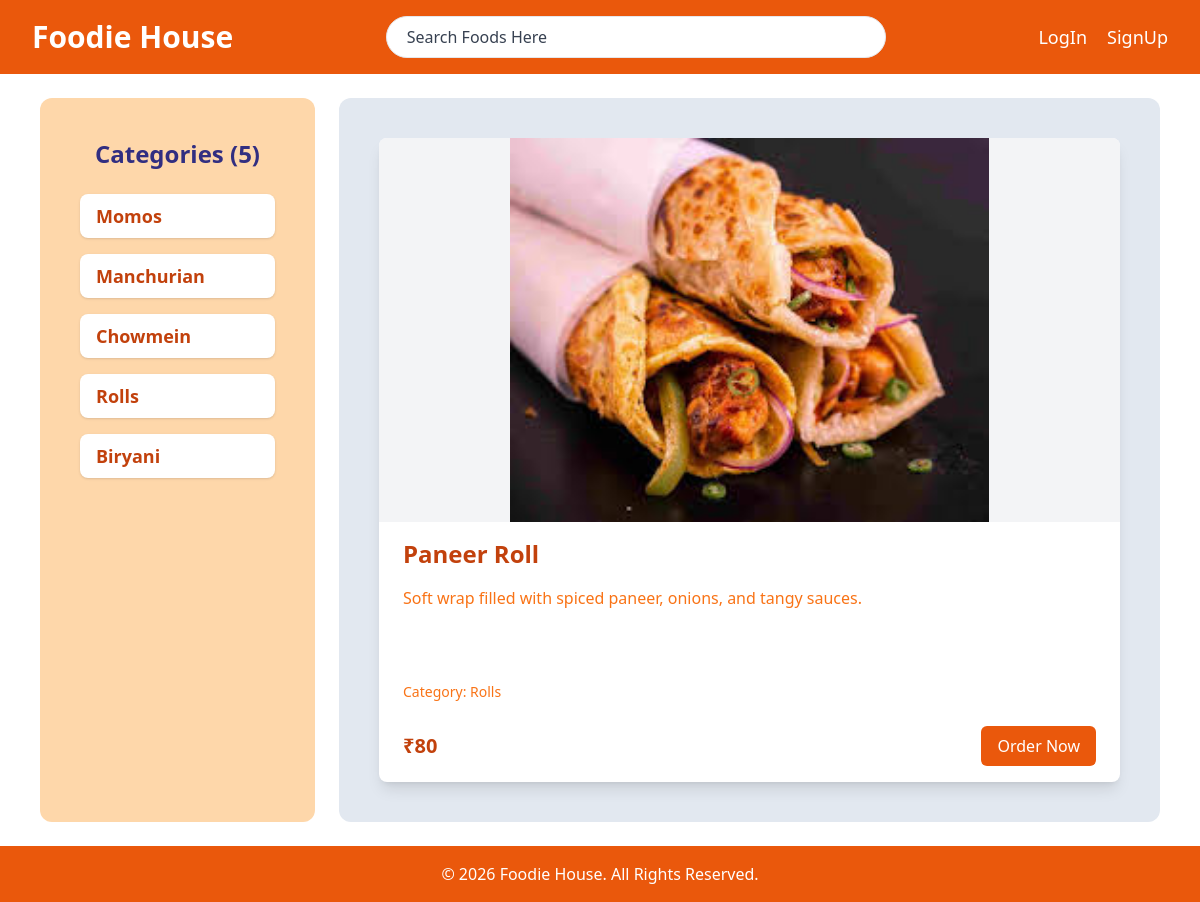
/products/4/, run on the app's committed database.
### foodie/models.py (models this page shows, shortened)
class Category(models.Model):
    title = models.CharField(max_length=100)
    description = models.TextField()
    def __str__(self):
        return self.title

class Product(models.Model):
    image = models.ImageField(upload_to="images/")
    name = models.CharField(max_length=100)
    description = models.TextField()
    price = models.IntegerField()
    category = models.ForeignKey(Category, on_delete=models.CASCADE)

### foodie/views.py (the view)
# urls.py: path("products/<int:product_id>/", productView, name="viewProduct"),
def productView(request, product_id):
    data = {}
    data["product"] = Product.objects.get(id=product_id)
    data["categories"] = Category.objects.all()
    return render(request, "productView.html", data)

### foodie/templates/productView.html (shortened to what this page needs)
<!DOCTYPE html>
<html lang="en">
<head>
    <script src="https://cdn.tailwindcss.com"></script>
</head>
<body class="flex flex-col min-h-screen">
    {% include "header.html" %}
    <main class="flex flex-col md:flex-row flex-grow px-4 md:px-10 py-6 gap-6">
        <aside class="w-full md:w-3/12 bg-orange-200 p-5 md:p-10 rounded-lg md:rounded-xl">
            <h2 class="text-2xl font-semibold text-indigo-900 mb-6 text-center">
                Categories ({{ categories|length }})
            </h2>
            <div class="flex flex-col gap-3 md:gap-4">
                {% for category in categories %}
                <a href="#"
                   class="text-orange-700 font-semibold text-lg bg-white px-4 py-2 rounded-lg shadow hover:bg-gray-200 hover:text-black">
                    {{ category.title }}
                </a>
                {% endfor %}
            </div>
        </aside>
        <section class="w-full md:w-9/12 bg-slate-200 p-5 md:p-10 rounded-lg md:rounded-xl">
            <div class="bg-white rounded-lg shadow-lg overflow-hidden max-w-4xl mx-auto">
                <div class="flex items-center justify-center h-80 md:h-96 bg-gray-100">
                    <img src="{{ product.image.url }}" alt="{{ product.name }}" class="h-full object-contain">
                </div>
                <div class="px-6 py-4 flex flex-col gap-4">
                    <h1 class="text-orange-700 text-2xl font-bold">
                        {{ product.name }}
                    </h1>
                    <p class="text-orange-500 text-sm md:text-base h-20 overflow-hidden">
                        {{ product.description }}
                    </p>
                    <p class="text-orange-500 text-sm font-medium">
                        Category: {{ product.category }}
                    </p>
                    <div class="flex items-center justify-between mt-2">
                        <span class="text-orange-700 font-bold text-xl">
                            ₹{{ product.price }}
                        </span>
                        <button class="bg-orange-600 text-white px-4 py-2 rounded-md hover:bg-orange-700 transition">
                            Order Now
                        </button>
                    </div>
                </div>
            </div>
        </section>
    </main>
    {% include "footer.html" %}
</body>
</html>

### data on the page
Category: title "Momos"
Category: title "Manchurian"
Category: title "Chowmein"
Category: title "Rolls"
Category: title "Biryani"
Product: image (picture), name "Paneer Roll", description "Soft wrap filled with spiced paneer, onions, and tangy sauces.", category "Rolls", price "80"

### other printed values
{{ categories|length }} "5"
